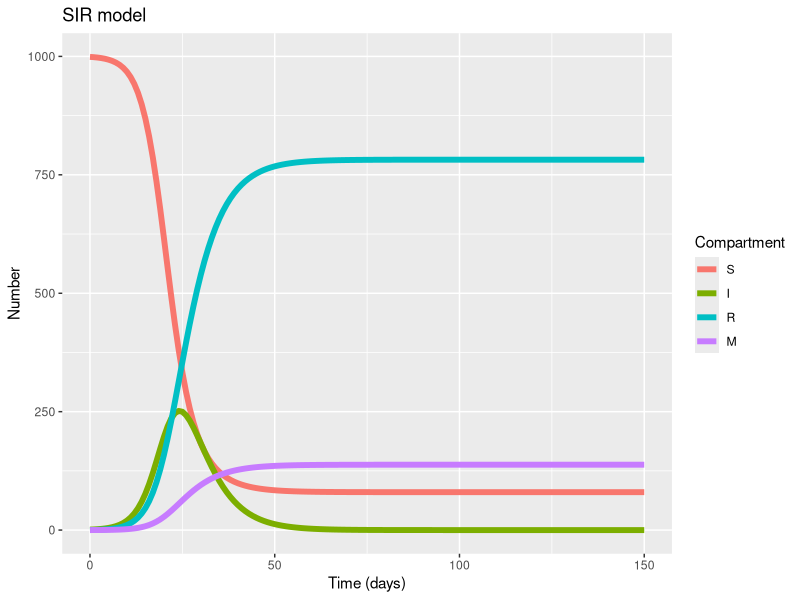
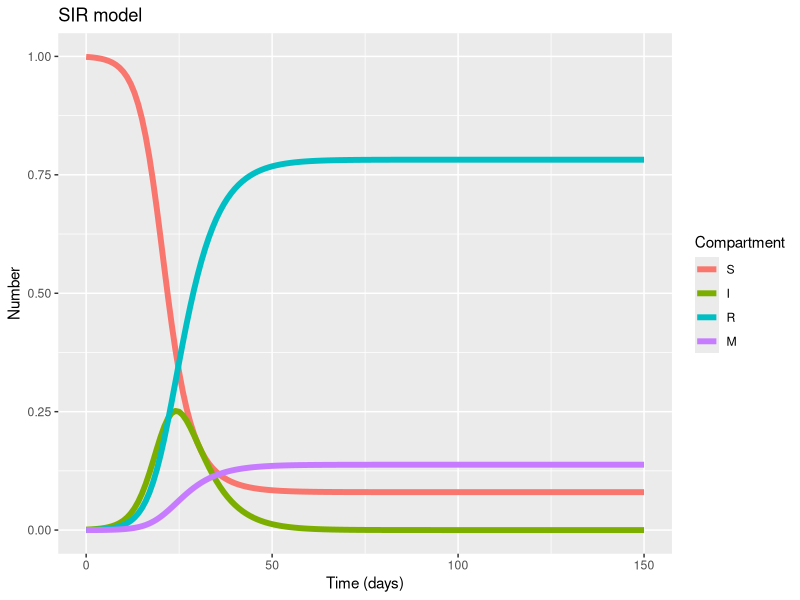

R code for these plots, in order:
## ---- chunk 1
knitr::opts_chunk$set(echo = TRUE)
## ---- chunk 2
# LOAD THE PACKAGES:
library(deSolve)
library(reshape2)
library(ggplot2)
library(here)

setwd(here())
# Population size:
N <- 1000

# MODEL INPUTS:

# Initial conditions
initial_state_values <- c(
  S = N-1,
  I = 1,
  R = 0,
  M = 0)           

# Parameter values per day
  CFR<- 0.15
   
  gamma <- 1/6 # Recovery rate 
  
  beta <- 0.5  # infection rate
  
  mu <- gamma*CFR/(1-CFR)   # Mortality rate [remember competing hazards! gamma*CFR/(1-CFR) ]
  
  parameters <- c(beta, gamma, mu)


# MODEL FUNCTION: 
times <- seq(from = 0, to = 150, by = 1)   # from 0 to 365 days in daily intervals

sir_model <- function(time, state, parameters) {  
  
  with(as.list(c(state, parameters)), {     
    
    # Calculating the total population size N (the sum of the number of people in each compartment)
    
    N <- S+I+R
    
    # Calculating the FOI
    
    lambda <- beta*I/N  #  How can we define the force of infection? 
      
      # The differential equations
      dS <-  - lambda * S # can you write the differential equation for S? 
      dI <- lambda * S - I*(gamma+mu)     
    dR <- gamma * I
    dM <- I*mu
    
    return(list(c(dS, dI, dR, dM))) 
  })
  
}



# MODEL OUTPUT (solving the differential equations):

# Solving the differential equations using the ode integration algorithm
output <- as.data.frame(ode(y = initial_state_values, 
                            times = times, 
                            func = sir_model,
                            parms = parameters))



# turn output data set into long format
output_long <- melt(as.data.frame(output), id = "time")                 


# Plot the number of people in the S, I and R compartments over time
ggplot(data = output_long,                                               # specify object containing data to plot
       aes(x = time, y = value, colour = variable, group = variable)) +  # assign columns to axes and groups
  geom_line(size=2) +                                                          # represent data as lines
  xlab("Time (days)")+                                                   # add label for x axis
  ylab("Number") +                                                       # add label for y axis
  labs(colour = "Compartment",                                           # add legend title  
       title = "SIR model")    



# Plot the proportion of individuals 

output2_long<- output_long
output2_long$value<-output_long$value/N


# Plot the proportion of people in the S, I and R compartments over time
ggplot(data = output2_long,                                               # specify object containing data to plot
       aes(x = time, y = value, colour = variable, group = variable)) +  # assign columns to axes and groups
  geom_line(size=2) +                                                          # represent data as lines
  xlab("Time (days)")+                                                   # add label for x axis
  ylab("Number") +                                                       # add label for y axis
  labs(colour = "Compartment",                                           # add legend title  
       title = "SIR model")   
